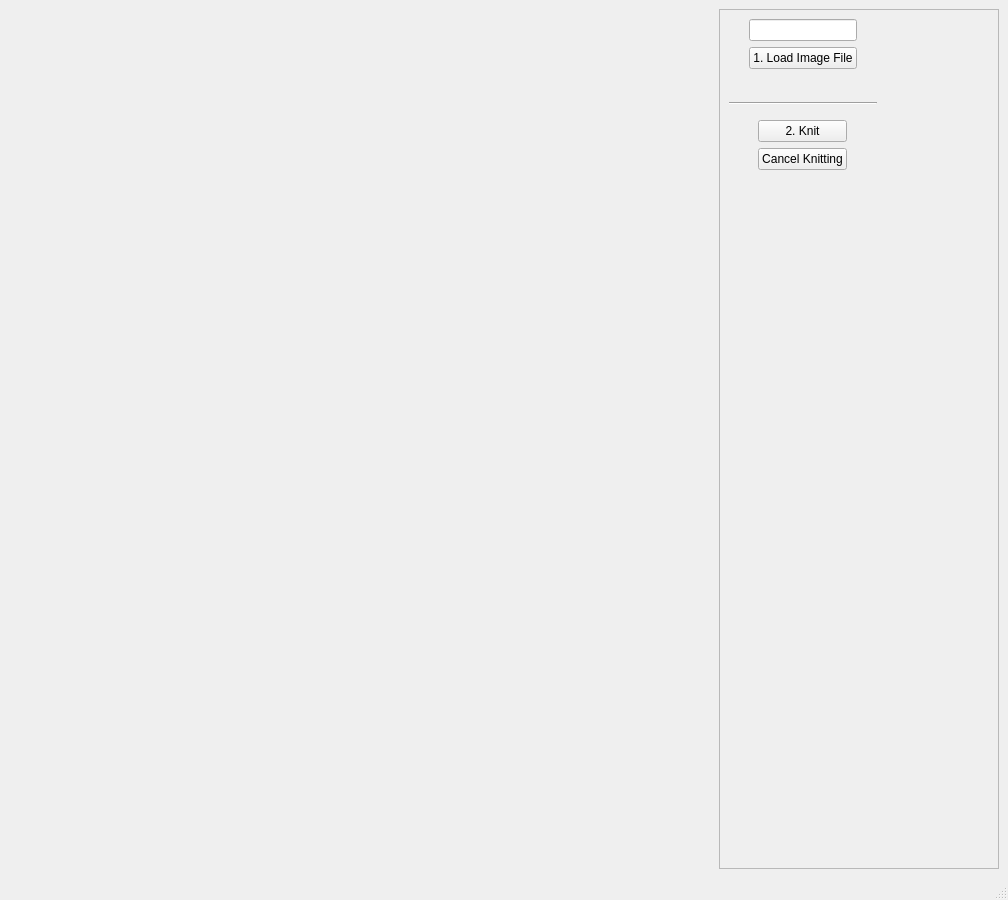
<?xml version="1.0" encoding="UTF-8"?>
<ui version="4.0">
 <class>MainWindow</class>
 <widget class="QMainWindow" name="Ui_MainWindow">
  <property name="geometry">
   <rect>
    <x>0</x>
    <y>0</y>
    <width>1008</width>
    <height>900</height>
   </rect>
  </property>
  <property name="windowTitle">
   <string>All Yarns Are Beautiful</string>
  </property>
  <widget class="QWidget" name="central_widget">
   <layout class="QGridLayout" name="grid_layout">
    <item row="0" column="0" rowspan="3">
     <layout class="QVBoxLayout" name="image_side_panel">
      <property name="spacing">
       <number>6</number>
      </property>
      <item>
       <widget class="QSplitter" name="graphics_splitter">
        <property name="orientation">
         <enum>Qt::Vertical</enum>
        </property>
       </widget>
      </item>
      <item>
       <layout class="QHBoxLayout" name="progress_layout">
        <property name="spacing">
         <number>2</number>
        </property>
        <item>
         <layout class="QHBoxLayout" name="horizontal_layout">
          <item alignment="Qt::AlignHCenter|Qt::AlignVCenter">
           <widget class="QLabel" name="label_current_color">
            <property name="font">
             <font>
              <pointsize>14</pointsize>
              <weight>75</weight>
              <bold>true</bold>
              <kerning>true</kerning>
             </font>
            </property>
            <property name="text">
             <string></string>
            </property>
           </widget>
          </item>
         </layout>
        </item>
        <item alignment="Qt::AlignHCenter|Qt::AlignVCenter">
         <widget class="QLabel" name="label_current_row">
          <property name="font">
           <font>
            <pointsize>14</pointsize>
            <weight>75</weight>
            <bold>true</bold>
           </font>
          </property>
          <property name="text">
           <string></string>
          </property>
         </widget>
        </item>
       </layout>
      </item>
      <item>
       <widget class="QLabel" name="label_notifications">
        <property name="text">
         <string></string>
        </property>
        <property name="alignment">
         <set>Qt::AlignCenter</set>
        </property>
       </widget>
      </item>
     </layout>
    </item>
    <item row="0" column="1" rowspan="3">
     <widget class="QScrollArea" name="assistant_dock">
      <property name="enabled">
       <bool>true</bool>
      </property>
      <property name="sizePolicy">
       <sizepolicy hsizetype="Preferred" vsizetype="Preferred">
        <horstretch>0</horstretch>
        <verstretch>0</verstretch>
       </sizepolicy>
      </property>
      <property name="minimumSize">
       <size>
        <width>280</width>
        <height>0</height>
       </size>
      </property>
      <property name="maximumSize">
       <size>
        <width>280</width>
        <height>16777215</height>
       </size>
      </property>
      <property name="windowTitle">
       <string>Assistant</string>
      </property>
      <property name="layoutDirection">
       <enum>Qt::LeftToRight</enum>
      </property>
      <property name="frameShadow">
       <enum>QFrame::Plain</enum>
      </property>
      <property name="horizontalScrollBarPolicy">
       <enum>Qt::ScrollBarAlwaysOff</enum>
      </property>
      <property name="widgetResizable">
       <bool>false</bool>
      </property>
      <widget class="QWidget" name="dockWidget_contents">
       <property name="geometry">
        <rect>
         <x>0</x>
         <y>0</y>
         <width>500</width>
         <height>700</height>
        </rect>
       </property>
       <property name="sizePolicy">
        <sizepolicy hsizetype="Preferred" vsizetype="Preferred">
         <horstretch>0</horstretch>
         <verstretch>0</verstretch>
        </sizepolicy>
       </property>
       <layout class="QVBoxLayout" name="vertical_layout_5">
        <property name="sizeConstraint">
         <enum>QLayout::SetFixedSize</enum>
        </property>
        <item>
         <layout class="QVBoxLayout" name="widget_imgload">
          <item>
           <layout class="QHBoxLayout" name="horizontal_layout">
            <item>
             <spacer name="horizontalSpacer">
              <property name="orientation">
               <enum>Qt::Horizontal</enum>
              </property>
              <property name="sizeType">
               <enum>QSizePolicy::Fixed</enum>
              </property>
              <property name="sizeHint" stdset="0">
               <size>
                <width>20</width>
                <height>20</height>
               </size>
              </property>
             </spacer>
            </item>
            <item>
             <widget class="QLineEdit" name="filename_lineedit">
              <property name="sizePolicy">
               <sizepolicy hsizetype="Expanding" vsizetype="Fixed">
                <horstretch>0</horstretch>
                <verstretch>0</verstretch>
               </sizepolicy>
              </property>
              <property name="text">
               <string notr="true"/>
              </property>
             </widget>
            </item>
            <item>
             <spacer name="horizontalSpacer_2">
              <property name="orientation">
               <enum>Qt::Horizontal</enum>
              </property>
              <property name="sizeType">
               <enum>QSizePolicy::Minimum</enum>
              </property>
              <property name="sizeHint" stdset="0">
               <size>
                <width>20</width>
                <height>20</height>
               </size>
              </property>
             </spacer>
            </item>
           </layout>
          </item>
          <item alignment="Qt::AlignHCenter">
           <widget class="QPushButton" name="load_file_button">
            <property name="sizePolicy">
             <sizepolicy hsizetype="Fixed" vsizetype="Fixed">
              <horstretch>0</horstretch>
              <verstretch>0</verstretch>
             </sizepolicy>
            </property>
            <property name="text">
             <string>1. Load Image File</string>
            </property>
            <property name="shortcut">
             <string notr="true">Ctrl+O</string>
            </property>
           </widget>
          </item>
         </layout>
        </item>
        <item alignment="Qt::AlignHCenter">
         <widget class="QWidget" name="dock_container" native="true">
          <layout class="QVBoxLayout" name="dock_container_layout">
           <property name="sizeConstraint">
            <enum>QLayout::SetMaximumSize</enum>
           </property>
           <item>
            <widget class="Line" name="line">
             <property name="orientation">
              <enum>Qt::Horizontal</enum>
             </property>
            </widget>
           </item>
          </layout>
         </widget>
        </item>
        <item>
         <widget class="Line" name="line_2">
          <property name="orientation">
           <enum>Qt::Horizontal</enum>
          </property>
         </widget>
        </item>
        <item alignment="Qt::AlignHCenter">
         <widget class="QWidget" name="widget_knitcontrol" native="true">
          <property name="enabled">
           <bool>true</bool>
          </property>
          <property name="sizePolicy">
           <sizepolicy hsizetype="Preferred" vsizetype="Fixed">
            <horstretch>0</horstretch>
            <verstretch>0</verstretch>
           </sizepolicy>
          </property>
          <layout class="QVBoxLayout" name="vertical_layout_3">
           <property name="sizeConstraint">
            <enum>QLayout::SetMaximumSize</enum>
           </property>
           <item>
            <widget class="QPushButton" name="knit_button">
             <property name="text">
              <string>2. Knit</string>
             </property>
             <property name="shortcut">
              <string notr="true">Ctrl+Return</string>
             </property>
            </widget>
           </item>
           <item>
            <widget class="QPushButton" name="cancel_button">
             <property name="text">
              <string>Cancel Knitting</string>
             </property>
             <property name="shortcut">
              <string notr="true">Esc</string>
             </property>
            </widget>
           </item>
          </layout>
         </widget>
        </item>
       </layout>
      </widget>
     </widget>
    </item>
   </layout>
  </widget>
  <widget class="QStatusBar" name="statusbar"/>
 </widget>
 <resources/>
 <connections/>
</ui>
